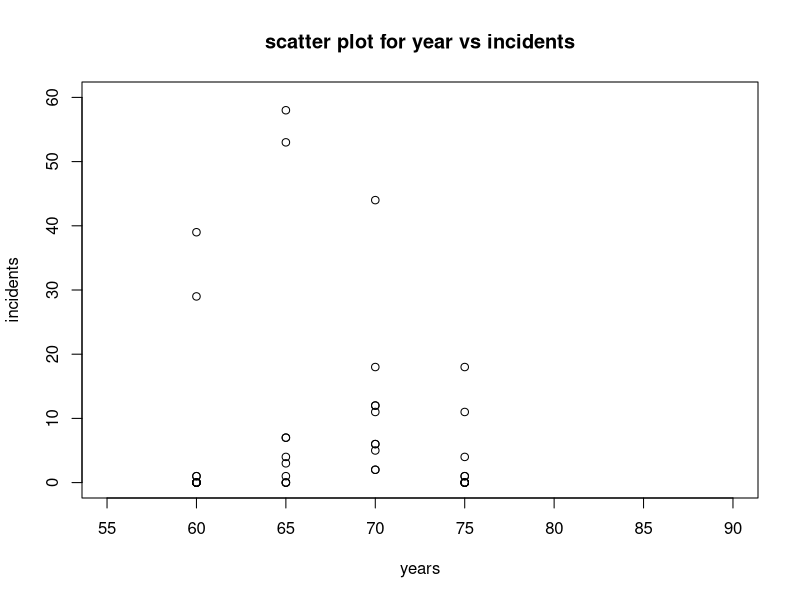
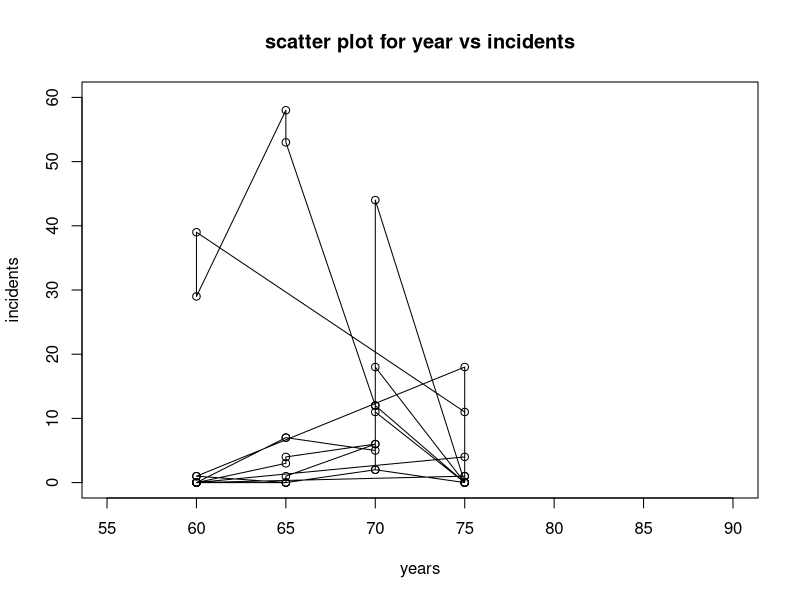
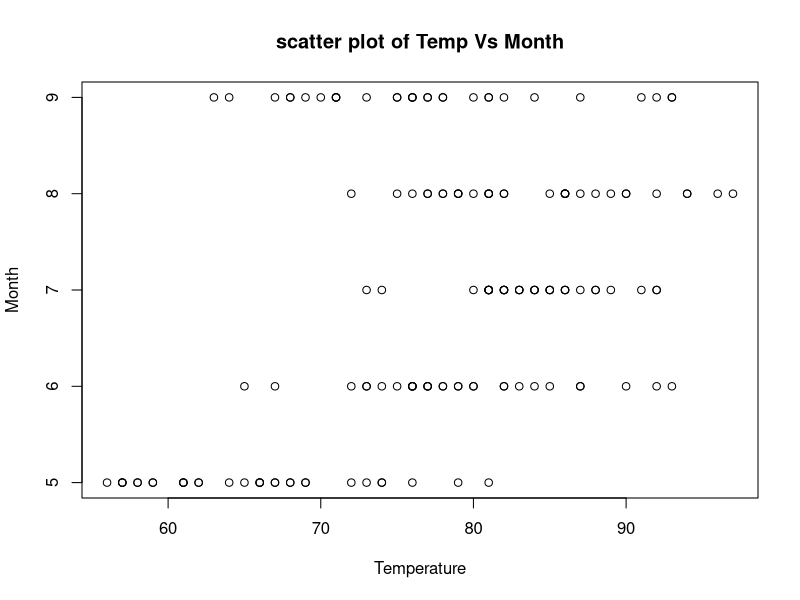
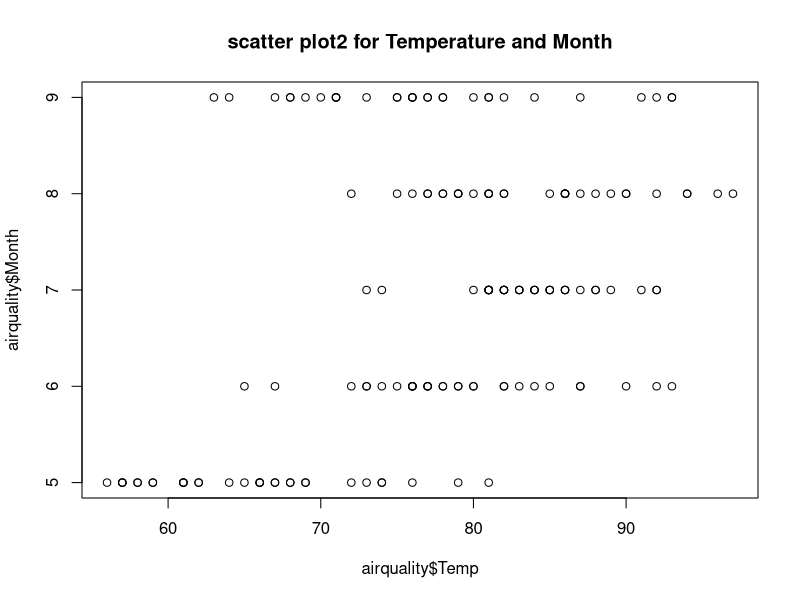
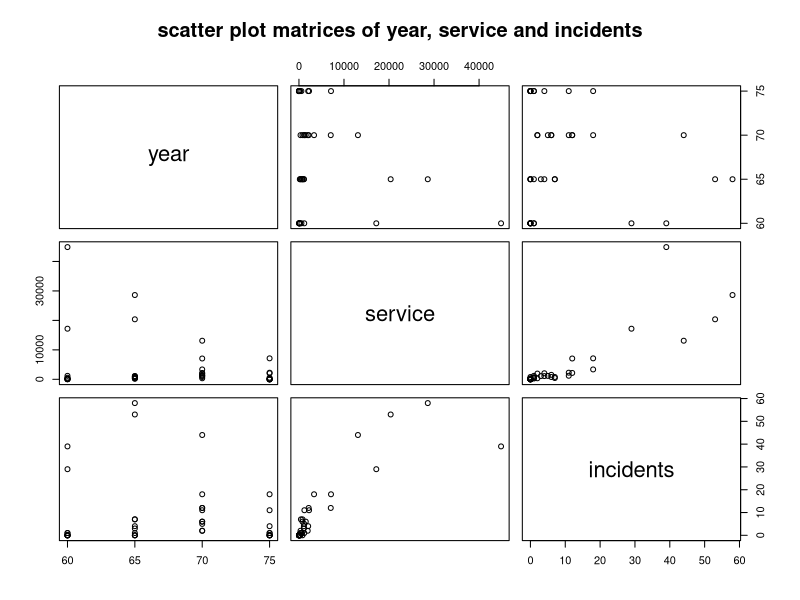

Write the R code that produced these figures, in order.
# Scatter plot in R
# Scatterplot is alos as useful as line graph

# Basic function for scatterplot is same as line graph i.e. plot()

# scatter plot is always plotted for two vectors or say two variables....

library("MASS")


# To know where all the packages are installed in the computer
print(.libPaths())


ships

ships[c("year","incidents")]

# Scatter plot with the two variables shows the correlation between two variables.....

# linegraph by default take one variable as input though we can give second variable in
 # the lines(). 
# In scatter plot we have to give two variables in argument of x and y
# This below graph shows the distribution of the indidents in a year...
 # Example, In year 60 incidents are 0,0,1,1,29,39  . Points can overlap as well
plot(x = ships$year,y = ships$incidents,main = "scatter plot for year vs incidents",xlab = "years",ylab = "incidents",xlim = c(55,90),ylim = c(0,60))


plot(x = ships$year,y = ships$incidents,main = "scatter plot for year vs incidents",xlab = "years",ylab = "incidents",xlim = c(55,90),ylim = c(0,60),type = "o")


airquality

plot(x = airquality$Temp,y = airquality$Month, main = "scatter plot of Temp Vs Month",xlab = "Temperature",ylab = "Month")


plot(airquality$Temp,airquality$Month,main = "scatter plot2 for Temperature and Month")

# scatter plot matrices
pairs(~year+service+incidents, data = ships, main = "scatter plot matrices of year, service and incidents")

